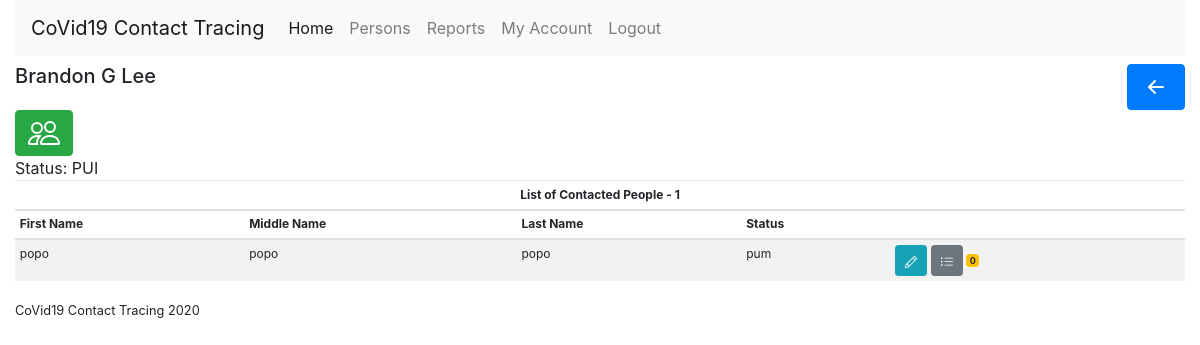
/?page=contacted&person_id=2 (signed in), run on the app's committed database.
### tables this page shows
CREATE TABLE `persons` (
  `id` bigint(20) NOT NULL,
  `brgy_id` bigint(20) NOT NULL,
  `firstname` varchar(30) NOT NULL,
  `middlename` varchar(30) NOT NULL,
  `lastname` varchar(30) NOT NULL,
  `extension` varchar(5) NOT NULL,
  `status` varchar(15) NOT NULL,
  `hospital_id` bigint(20) DEFAULT NULL
);

CREATE TABLE `contact_traces` (
  `id` bigint(20) NOT NULL,
  `person_id` bigint(20) NOT NULL,
  `contacted_person_id` bigint(20) NOT NULL,
  `date_of_contact` timestamp NOT NULL DEFAULT current_timestamp() ON UPDATE current_timestamp()
);

### pages/contacted.php (the view, shortened to what this page needs)
<div class="col">
  <?php
    $contacted_person_id = $_GET[ 'person_id' ];
    $person = $DB->query( "SELECT * FROM persons AS P WHERE P.id = $contacted_person_id" );
    if( $person->num_rows ) :
      $person = $person->fetch_object();
  ?>
  <div class="row">
    <div class="col-9">
      <h5 style="text-transform: capitalize;"><?php echo $person->firstname . " " . $person->middlename . " " . $person->lastname . " " . $person->extension ?></h5>
    </div>
    <div class="col d-flex justify-content-end">
      <a class="btn btn-primary" href="<?php echo SITE_URL ?>/?page=persons" title="Back">
      </a>
    </div>
  </div>
  <div class="row">
    <div class="col">
      <a class="btn btn-success" href="<?php echo SITE_URL ?>/?page=add_person&contacted_person_id=<?php echo $person->id ?>" title="Add Contacted People">
      </a>
    </div>
  </div>
  <div class="row">
    <div class="col">
      Status: <span style="text-transform: uppercase;"><?php echo $person->status ?></span>
    </div>
  </div>
  <?php
    $accounts = $DB->query( "SELECT *, (SELECT COUNT(*) FROM contact_traces AS CT WHERE CT.contacted_person_id=P.id) AS contacted FROM contact_traces AS CT LEFT JOIN persons AS P ON CT.person_id=P.id WHERE contacted_person_id = $contacted_person_id" );
  ?>
  <table class="table table-striped table-hover table-sm" style="font-size: 12px;">
    <thead>
      <tr>
        <th colspan="5" style="text-align: center;">List of Contacted People - <?php echo $accounts->num_rows ?></th>
      </tr>
      <tr>
        <th>First Name</th>
        <th>Middle Name</th>
        <th>Last Name</th>
        <th>Status</th>
        <th></th>
      </tr>
    </thead>
    <tbody>
    <?php if( $accounts->num_rows ) : ?>
      <?php while( $account = $accounts->fetch_object() ) : ?>
      <tr>
        <td><?php echo $account->firstname ?></td>
        <td><?php echo $account->middlename ?></td>
        <td><?php echo $account->lastname ?></td>
        <td><?php echo $account->status ?></td>
        <td>
          <a class="btn btn-info btn-sm" href="<?php echo SITE_URL ?>/?page=edit_person&id=<?php echo $account->id ?>" title="View/Update Person Details">
          </a>
          <a class="btn btn-secondary btn-sm" href="<?php echo SITE_URL ?>/?page=contacted&person_id=<?php echo $account->id ?>">
          </a>
          <span class="badge badge-warning" title="Number of contacted persons">
            <?php echo $account->contacted ?>
          </span>
        </td>
      </tr>
      <?php endwhile ?>
    <?php else: ?>
      <tr>
        <td colspan="5">No contacts found!</td>
      </tr>
    <?php endif; ?>
    </tbody>
  </table>
  <?php else : ?>
    Record not found
  <?php endif; ?>
</div>

### data on the page
persons: firstname "Brandon", middlename "G", lastname "Lee", status "PUI"
contact_traces: person.firstname "popo", person.middlename "popo", person.lastname "popo", person.status "pum", contacted "0"

### other printed values
$accounts->num_rows "1"
